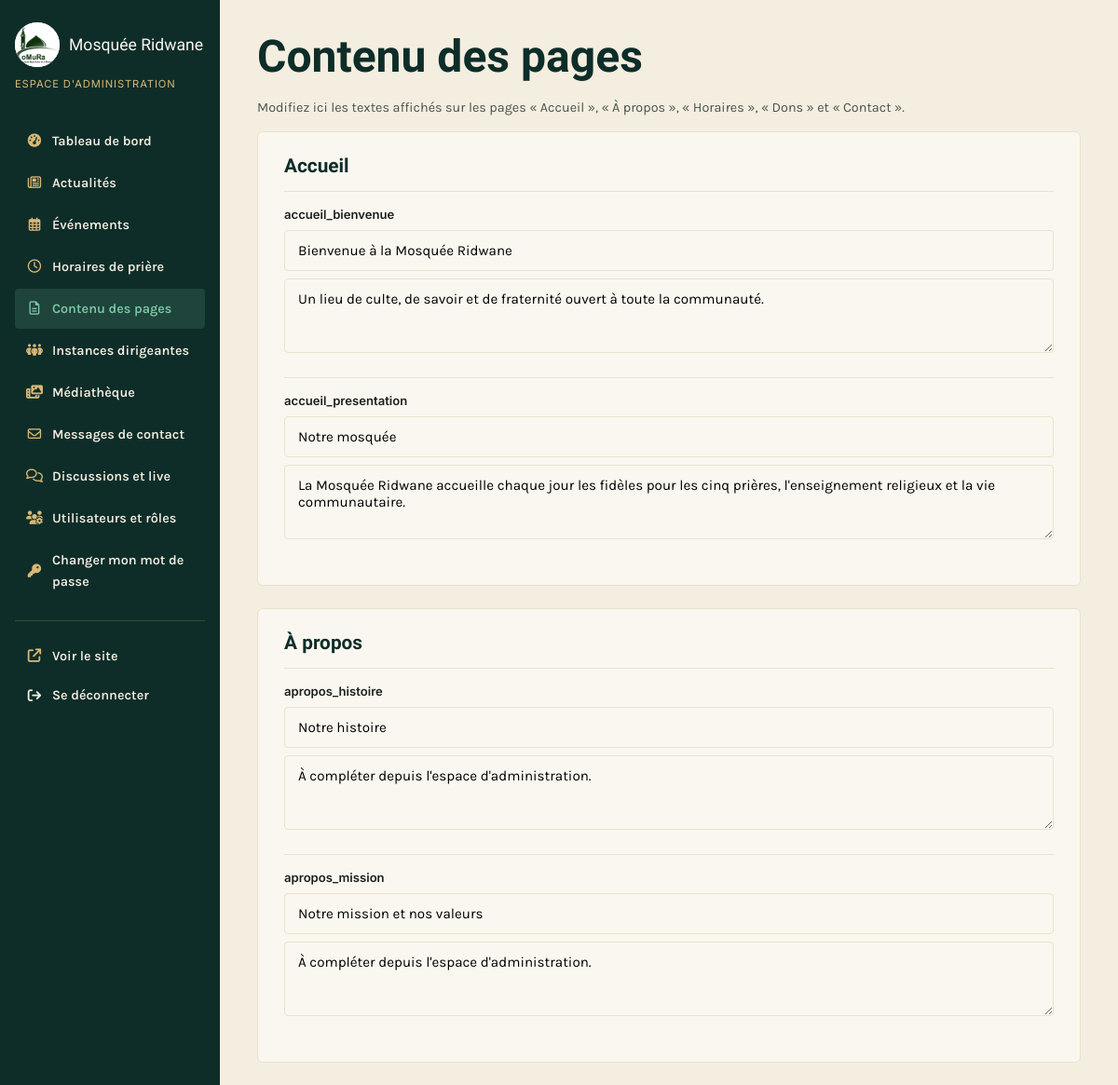
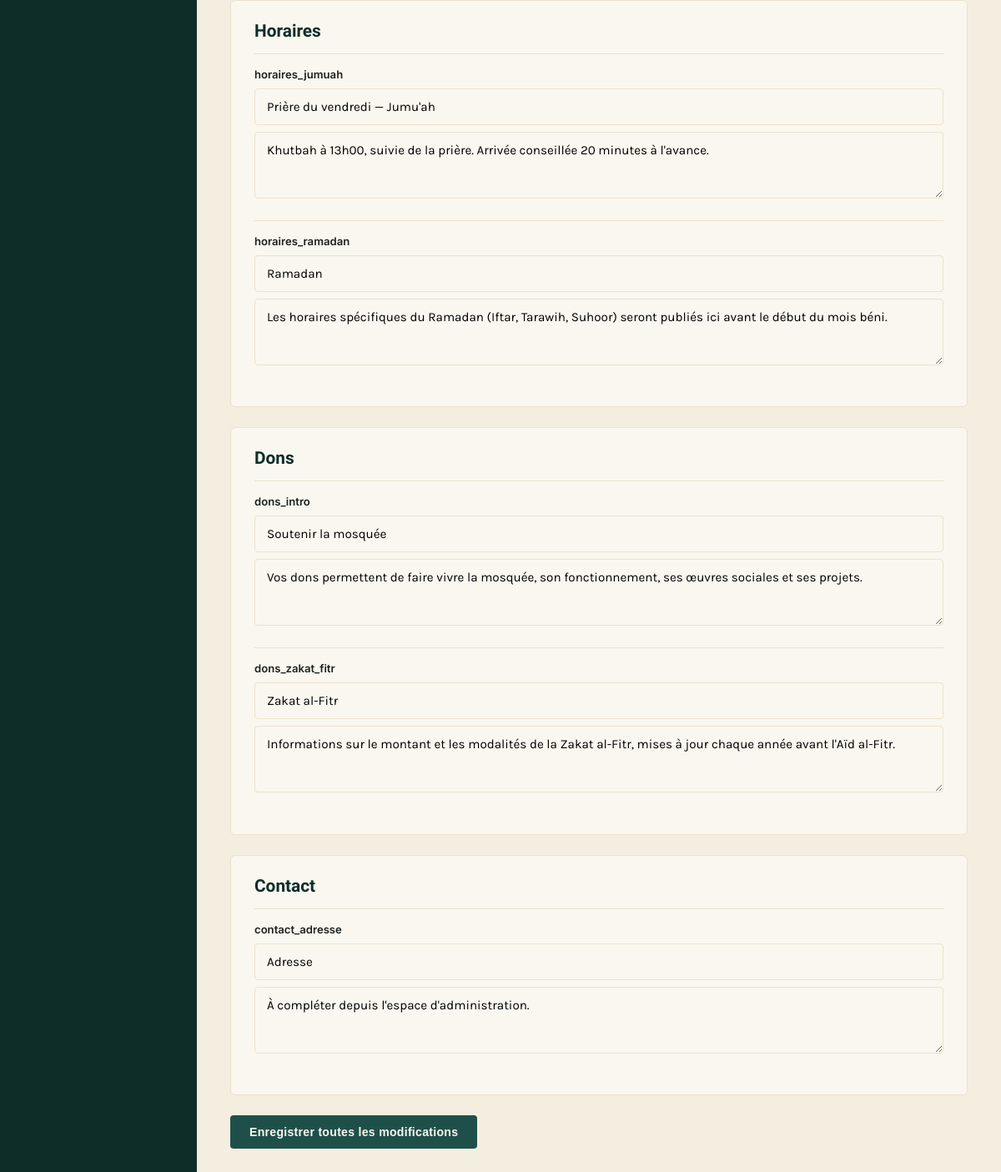
Screenshot of /admin/pages.php (signed in) with the database file from the repository (2 pictures, top to bottom).
### tables this page shows
CREATE TABLE IF NOT EXISTS pages_contenu (
    id INT AUTO_INCREMENT PRIMARY KEY,
    cle VARCHAR(100) NOT NULL UNIQUE,       
    titre VARCHAR(255),
    contenu TEXT,
    image VARCHAR(255),
    date_maj DATETIME DEFAULT CURRENT_TIMESTAMP ON UPDATE CURRENT_TIMESTAMP
);

### includes/functions.php (called while the page is built, shortened)
<?php
function h($texte) {
    return htmlspecialchars($texte ?? '', ENT_QUOTES, 'UTF-8');
}

### admin/pages.php (the view, shortened to what this page needs)
<?php
require_once __DIR__ . '/../config/config.php';
$blocs = $pdo->query("SELECT * FROM pages_contenu ORDER BY cle")->fetchAll();
$groupes = [
    'Accueil'   => 'accueil_',
    'À propos'  => 'apropos_',
    'Horaires'  => 'horaires_',
    'Dons'      => 'dons_',
    'Contact'   => 'contact_',
];
require_once __DIR__ . '/includes/admin-header.php';
?>
<div class="admin-entete"><h1>Contenu des pages</h1></div>
<p style="color:var(--encre-600); font-size:0.9rem; margin-top:-14px;">Modifiez ici les textes affichés sur les pages « Accueil », « À propos », « Horaires », « Dons » et « Contact ».</p>
<form method="post">
<?php foreach ($groupes as $label => $prefixe): ?>
<div class="admin-carte">
    <h3 style="margin-top:0;"><?= h($label) ?></h3>
    <?php foreach ($blocs as $b): if (strpos($b['cle'], $prefixe) !== 0 || in_array($b['cle'], ['apropos_imam', 'apropos_equipe'], true)) continue; ?>
    <div class="champ" style="border-top:1px solid var(--plâtre-200); padding-top:14px; margin-top:14px;">
        <label><?= h($b['cle']) ?></label>
        <input type="text" name="blocs[<?= h($b['cle']) ?>][titre]" value="<?= h($b['titre']) ?>" placeholder="Titre" style="margin-bottom:8px;">
        <textarea name="blocs[<?= h($b['cle']) ?>][contenu]" rows="3" placeholder="Texte"><?= h($b['contenu']) ?></textarea>
    </div>
    <?php endforeach; ?>
</div>
<?php endforeach; ?>
<button type="submit" class="bouton bouton-emeraude">Enregistrer toutes les modifications</button>
</form>
<?php require_once __DIR__ . '/includes/admin-footer.php'; ?>

### assets/css/style.css (style rules this page uses)
:root { --mint-950: #0e2d29; --mint-800: #163f39; --mint-700: #1e5049; --mint-500: #2f6f62; --eucalyptus-600: #4f9179; --eucalyptus-400: #7ec9a8; --eucalyptus-200: #bfe8d3; --eucalyptus-100: #e6f7ed; --laiton-500: #b9903f; --laiton-300: #d8b874; --laiton-100: #f1e3c3; --plâtre-50: #faf7f0; --plâtre-100: #f4eee0; --plâtre-200: #ece2cc; --encre-900: #1c211f; --encre-600: #4a534e; --rouge-alerte: #a3402f; --emeraude-700: var(--mint-700); --emeraude-800: var(--mint-800); --emeraude-950: var(--mint-950); --police-titre: 'Amiri', 'Georgia', serif; --police-texte: 'Karla', 'Segoe UI', sans-serif; --police-donnee: 'Inter', 'Segoe UI', sans-serif; --rayon: 4px; --rayon-lg: 10px; --ombre-legere: 0 2px 10px -4px rgba(14, 45, 41, 0.18); --ombre: 0 6px 24px -8px rgba(14, 45, 41, 0.25); --ombre-forte: 0 20px 48px -12px rgba(14, 45, 41, 0.38); --conteneur: 1160px; --ease-doux: cubic-bezier(0.16, 1, 0.3, 1); --duree-micro: 180ms; --duree-panneau: 320ms; }
* { box-sizing: border-box; }
html { scroll-behavior: smooth; overflow-x: hidden; }
body { margin: 0; font-family: var(--police-texte); color: var(--encre-900); background: var(--plâtre-50); line-height: 1.6; overflow-x: hidden; }
h1, h2, h3, h4 { font-family: var(--police-titre); font-weight: 700; line-height: 1.2; color: var(--mint-950); margin: 0 0 0.5em; }
h1 { font-size: clamp(2rem, 4vw, 3.2rem); }
h3 { font-size: 1.3rem; }
p { margin: 0 0 1em; }
.bouton { display: inline-flex; align-items: center; gap: 8px; padding: 11px 22px; border-radius: var(--rayon); font-weight: 700; font-size: 0.88rem; letter-spacing: 0.02em; border: 1px solid transparent; cursor: pointer; transition: transform var(--duree-micro) var(--ease-doux), box-shadow var(--duree-micro) ease, background var(--duree-micro) ease, border-color var(--duree-micro) ease, color var(--duree-micro) ease; }
.bouton-emeraude { background: var(--mint-700); color: var(--plâtre-50); }
.champ { margin-bottom: 18px; }
.champ label { display: block; font-family: var(--police-donnee); font-size: 0.82rem; font-weight: 600; margin-bottom: 6px; color: var(--encre-900); }
.champ input, .champ textarea, .champ select { width: 100%; padding: 12px 14px; border: 1px solid var(--plâtre-200); border-radius: var(--rayon); font-family: var(--police-texte); font-size: 0.95rem; background: var(--plâtre-50); }

### assets/css/admin.css (style rules this page uses)
body.admin-body { background: var(--plâtre-100); font-family: var(--police-texte); }
.admin-entete { display: flex; justify-content: space-between; align-items: center; flex-wrap: wrap; gap: 14px; margin-bottom: 28px; }
.admin-entete h1 { margin: 0; }
.admin-carte { min-width: 0; overflow-x: auto; background: var(--plâtre-50); border: 1px solid var(--plâtre-200); border-radius: 6px; padding: 24px 28px; margin-bottom: 24px; }

### rows the page displays
pages_contenu: cle "accueil_bienvenue", titre "Bienvenue à la Mosquée Ridwane", cle+contenu "Un lieu de culte, de savoir et de fraternité ouvert à toute la communauté."
pages_contenu: cle "accueil_presentation", titre "Notre mosquée", cle+contenu "La Mosquée Ridwane accueille chaque jour les fidèles pour les cinq prières, l'enseignement religieux et la vie communautaire."
pages_contenu: cle "apropos_histoire", titre "Notre histoire", cle+contenu "À compléter depuis l'espace d'administration."
pages_contenu: cle "apropos_mission", titre "Notre mission et nos valeurs", cle+contenu "À compléter depuis l'espace d'administration."
pages_contenu: cle "horaires_jumuah", titre "Prière du vendredi — Jumu'ah", cle+contenu "Khutbah à 13h00, suivie de la prière. Arrivée conseillée 20 minutes à l'avance."
pages_contenu: cle "horaires_ramadan", titre "Ramadan", cle+contenu "Les horaires spécifiques du Ramadan (Iftar, Tarawih, Suhoor) seront publiés ici avant le début du mois béni."
pages_contenu: cle "dons_intro", titre "Soutenir la mosquée", cle+contenu "Vos dons permettent de faire vivre la mosquée, son fonctionnement, ses œuvres sociales et ses projets."
pages_contenu: cle "dons_zakat_fitr", titre "Zakat al-Fitr", cle+contenu "Informations sur le montant et les modalités de la Zakat al-Fitr, mises à jour chaque année avant l'Aïd al-Fitr."
pages_contenu: cle "contact_adresse", titre "Adresse", cle+contenu "À compléter depuis l'espace d'administration."

### other values shown
$label "Accueil"
$label "À propos"
$label "Horaires"
$label "Dons"
$label "Contact"
